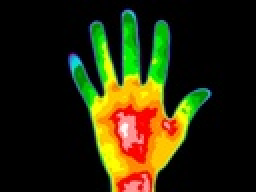
%> input picture 1.jpeg, 128 x 96 px, shrunk from 1200 x 898 before the run (shown 2 times larger)
$ octave color-extraction.m   (GNU Octave 9; MATLAB toolbox functions it lacks are replaced by stand-ins)
%> lines starting %> are read from the running program, lines starting %| are printed output that depends on the picture
clc;
clear all;
close all;
I = imread('G:\Matlab\1.jpeg');
%> I is the input picture: size 96x128x3 uint8; mean R, G, B 43, 41.3, 10.2
figure, imshow(I);
% Y = I;
YCbCr = rgb2ycbcr(I);
%> YCbCr: size 96x128x3 uint8; mean of channels 1, 2, 3 48.9, 114.1, 131
figure, imshow(YCbCr);
Y = YCbCr(:,:, 1);
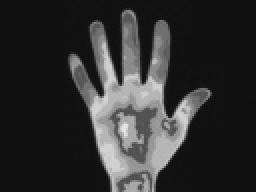
%> Y: size 96x128 uint8 (shown 2 times larger); min 16, max 231, mean 48.9
figure, imshow(Y);
[h, w] = size(Y);
%> h = 96; w = 128
r = h/8;
%> r = 12
c = w/8;
%> c = 16

s = 1;
q50 = [16 11 10 16 24 40 51 61;
       12 12 14 19 26 58 60 55;
       14 13 16 24 40 57 69 56;
       14 17 22 29 51 87 80 62;
       18 22 37 56 68 109 103 77;
       24 35 55 64 81 104 113 92;
       49 64 78 87 103 121 120 101;
       72 92 95 98 112 100 103 99];

%    COMPRESSION
for i=1:r
    e = 1;
    for j=1:c
        block = Y(s:s+7,e:e+7);
        cent = double(block) - 128;
        for m=1:8
            for n=1:8
                if m == 1
                    u = 1/sqrt(8);
                else
                    u = sqrt(2/8);
                end
                if n == 1
                    v = 1/sqrt(8);
                else
                    v = sqrt(2/8);
                end
                comp = 0;
                for x=1:8
                    for y=1:8
                        comp = comp + cent(x, y)*(cos((((2*(x-1))+1)*(m-1)*pi)/16))*(cos((((2*(y-1))+1)*(n-1)*pi)/16));
                    end
                end

                  F(m, n) = v*u*comp;
              end
          end

          for x=1:8
              for y=1:8
                  cq(x, y) = round(F(x, y)/q50(x, y));
              end
          end
          Q(s:s+7,e:e+7) = cq;
          e = e + 8;
      end
      s = s + 8;
  end
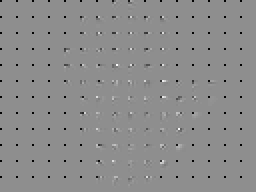
%> Q: size 96x128 double (shown 2 times larger); min -56, max 44, mean -0.6; drawn with min black and max white
%> after the loop, F = [-896 -1.56e-13 8.29e-14 -4.02e-14 -6.03e-14 -2.4e-13 1.61e-13 1.2e-13; -2.51e-14 3.55e-15 -1.42e-14 -3.55e-15 0 -1.78e-15 -5.33e-15 1.78e-15; -7.03e-14 -3.55e-15 0 3.55e-15 -3.55e-15 5.33e-15 -3.55e-15 0; -1.36e-13 -3.55e-15 1.07e-14 7.11e-15 7.11e-15 1.78e-15 -1.78e-15 -8.88e-16; -5.02e-14 1.07e-14 -3.55e-15 0 1.78e-15 1.78e-15 -8.88e-16 -1.78e-15; -2.76e-13 5.33e-15 5.33e-15 -1.78e-15 1.07e-14 1.78e-15 1.78e-15 8.88e-15; 1.73e-13 0 -7.11e-15 1.24e-14 -1.78e-15 7.11e-15 -2.66e-15 4.44e-16; 1.19e-13 5.33e-15 8.88e-15 -1.07e-14 -5.77e-15 -4e-15 5.77e-15 -8.44e-15]; cq = [-56 0 0 0 0 0 0 0; 0 0 0 0 0 0 0 0; 0 0 0 0 0 0 0 0; 0 0 0 0 0 0 0 0; 0 0 0 0 0 0 0 0; 0 0 0 0 0 0 0 0; 0 0 0 0 0 0 0 0; 0 0 0 0 0 0 0 0]; u = 0.5; v = 0.5

% % % % % % % % % % % % % % %
% % DECOMPRESSION
% % % % % % %
s = 1;
for i=1:r
    e = 1;
    for j=1:c
        cq = Q(s:s+7,e:e+7);
        for x=1:8
            for y=1:8
                DQ(x, y) = q50(x, y)*cq(x, y);
            end
        end
         for m=1:8
            for n=1:8
                if m == 1
                    u = 1/sqrt(8);
                else
                    u = sqrt(2/8);
                end
                if n == 1
                    v = 1/sqrt(8);
                else
                    v = sqrt(2/8);
                end
                comp = 0;
                for x=1:8
                    for y=1:8
                        comp = comp + u*v*DQ(x, y)*(cos((((2*(x-1))+1)*(m-1)*pi)/16))*(cos((((2*(y-1))+1)*(n-1)*pi)/16));
                    end
                end

                  bf(m, n) = round(comp)+128;
              end

           end

           Org(s:s+7,e:e+7) = bf;
           e = e + 8;
      end
      s = s + 8;
  end
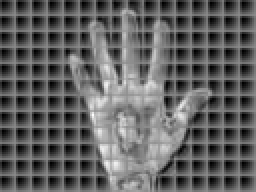
%> Org: size 96x128 double (shown 2 times larger); min -87, max 295, mean 59.3; drawn with min black and max white
%> after the loop, DQ = [-896 0 0 0 0 0 0 0; 0 0 0 0 0 0 0 0; 0 0 0 0 0 0 0 0; 0 0 0 0 0 0 0 0; 0 0 0 0 0 0 0 0; 0 0 0 0 0 0 0 0; 0 0 0 0 0 0 0 0; 0 0 0 0 0 0 0 0]; bf = [16 -27 -18 -4 16 40 67 97; -27 -87 -75 -55 -27 6 44 85; -18 -75 -63 -44 -18 13 49 88; -4 -55 -44 -27 -4 25 57 92; 16 -27 -18 -4 16 40 67 97; 40 6 13 25 40 59 80 104; 67 44 49 57 67 80 95 111; 97 85 88 92 97 104 111 119]

imwrite(Y, 'G:\Matlab\input.jpg');
imwrite(uint8(Org), 'G:\Matlab\output.jpg');
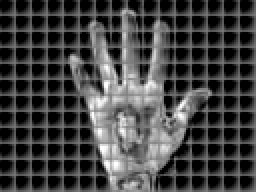
%> saved as output.jpg: size 96x128 uint8 (shown 2 times larger); min 0, max 255, mean 67.1
return;
